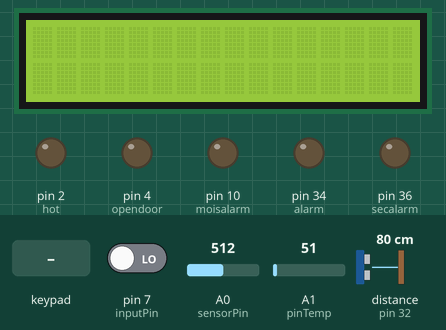
This sketch was run on a simulated Arduino Mega 2560, built with avr-gcc and run on an emulated ATmega2560. Shown: 16×2 character LCD, output pins drawn as LEDs (lit = HIGH). Wiring (inferred from the names in the program): ultrasonic range finder: trigger pin 30; echo pin 32. The inputs (shaded band) are chosen by the test bench; at power-on: A1 (pinTemp) = 51, A0 (sensorPin) = 512, pin 7 (inputPin) LOW, distance to the obstacle (sensor on pin 32) 80 cm. The echo pulse lasts 58.3 µs per cm; pins used as bus, display or sensor lines are not drawn; what the sketch prints to the serial monitor is not drawn.

Above: at 1.3 s.
1.4 s: keypad keys 1 1 1 1 # pressed 0.4 s apart
At 3.5 s:
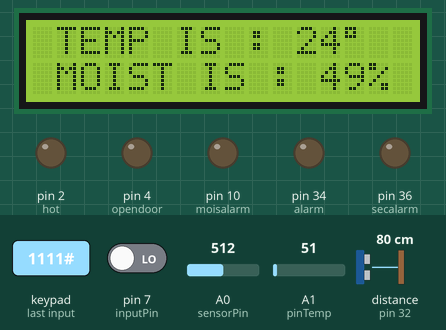
4.9 s: A1 (pinTemp) set to 23
At 6.1 s:
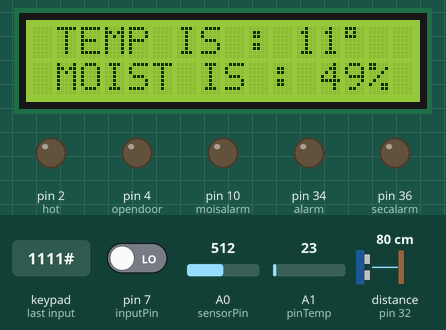
6.4 s: A1 (pinTemp) set to 19
At 7.5 s:
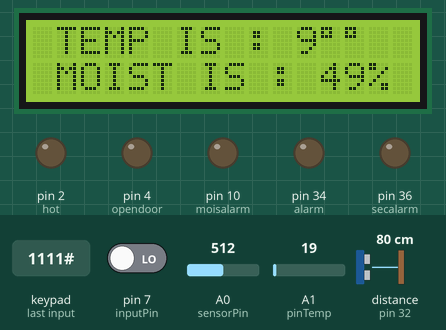
7.9 s: A0 (sensorPin) set to 909
At 8.3 s:
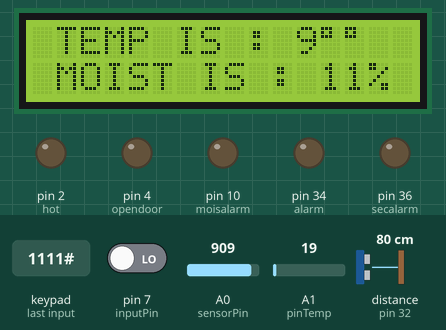
9.4 s: A0 (sensorPin) set to 937
At 9.8 s:
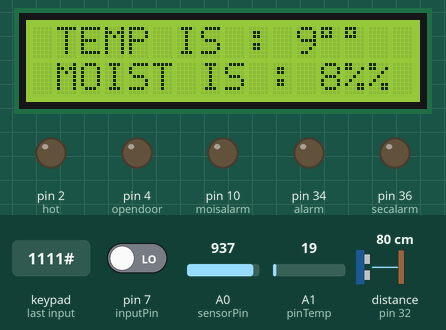
10.9 s: A1 (pinTemp) set to 50
At 11.5 s:
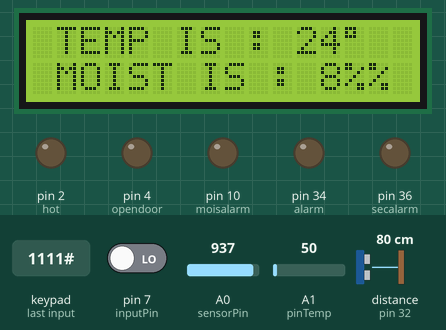
12.4 s: A1 (pinTemp) set to 61
Timing chart, 0 to 14.9 s (numbered marks = the images above; inputs shaded):
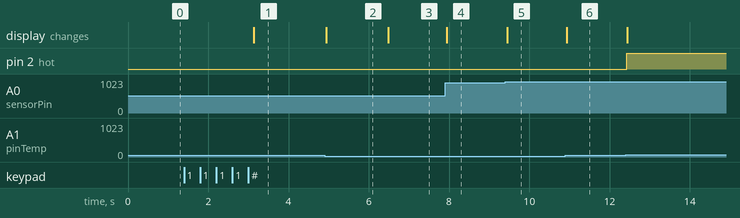

The sketch:

end_result.ino
```cpp
#include "Keypad.h"
#include <SPI.h>
#include <MFRC522.h>
#define SS_PIN 53
#define RST_PIN 5
#include <Wire.h>
#include <LiquidCrystal_I2C.h>
LiquidCrystal_I2C lcd(0x27, 16, 2);
MFRC522 mfrc522(SS_PIN, RST_PIN);   // Create MFRC522 instance.
const int opendoor = 4;
const byte ROWS = 4; // four rows
const byte COLS = 3; // three columns
char keys[ROWS][COLS] =
{
  {'1', '2', '3' },
  {'4', '5', '6' },
  {'7', '8', '9' },
  {'*', '0', '#' }
};
byte rowPins[ROWS] = {46, 47, 48, 49};
byte colPins[COLS] = {43, 44, 45};
Keypad keypad = Keypad( makeKeymap(keys), rowPins, colPins, ROWS, COLS );
char KEY[4] = {'1', '1', '1', '1'}; // default secret key
char TURNONKEY[4] = {'5', '5', '5', '5'};
char attempt[4] = {0, 0, 0, 0};
int z = 0;
const int trigPin = 30;
const int echoPin = 32;
const int alarm = 34;
const int secalarm = 36;
long duration;
int distance;
int turnoff;
const int moisalarm = 10;
int sensorPin = A0;
int sensorValue = 0;
int percent = 0;
int pinTemp = A1;   //This is where our Output data goes
const int hot = 2;
const int cold = 3;                // choose the pin for the LED
int inputPin = 7;               // choose the input pin (for PIR sensor)
int pirState = LOW;             // we start, assuming no motion detected
int val = 0;                    // variable for reading the pin status

void setup()
{
  Serial.begin(9600);      // declare LED as output
  pinMode(inputPin, INPUT);     // declare sensor as input
  pinMode(hot, OUTPUT);
  pinMode(cold, OUTPUT);
  digitalWrite(hot, LOW);
  digitalWrite(cold, LOW);
  pinMode(moisalarm, OUTPUT);
  // put your setup code here, to run once:
  lcd.init();                      // initialize the lcd
  // Print a message to the LCD.
  lcd.backlight();
  lcd.setCursor(1, 0);  // Initiate a serial communication
  SPI.begin();      // Initiate  SPI bus
  mfrc522.PCD_Init();   // Initiate MFRC522
  Serial.println("Approximate your card to the reader...");
  Serial.println();
  pinMode(opendoor, OUTPUT);
  pinMode(trigPin, OUTPUT);
  pinMode(echoPin, INPUT);
  pinMode(alarm, OUTPUT);
  pinMode(secalarm, OUTPUT);

}


void correctKEY() // do this if the correct KEY is entered
{
  Serial.println(" KEY ACCEPTED...");
  digitalWrite(alarm, LOW);
  digitalWrite(secalarm, LOW);
  turnoff = 1;
}
void incorrectKEY() // do this if an incorrect KEY is entered
{
  Serial.println("KEY REJECTED!");
}
void checkKEY()
{
  int correct = 0;
  int alarmon = 0;
  int i;
  for ( i = 0; i < 4 ; i++ )
  {
    if (attempt[i] == KEY[i])
    {
      correct++;
    }
    if (attempt[i] == TURNONKEY[i])
    {
      alarmon++;
    }
  }
  if (correct == 4)
  {
    correctKEY();
  }
  else
  {
    incorrectKEY();
  }
  if (alarmon == 4)
  {
    turnoff = 0;
  }
  for (int zz = 0; zz < 4; zz++) // clear previous key input
  {
    attempt[zz] = 0;
  }
}
void readKeypad()
{
  char key = keypad.getKey();
  if (key != NO_KEY)
  {
    switch (key)
    {
      case '*':
        z = 0;
        break;
      case '#':
        delay(100); // added debounce
        checkKEY();
        break;
      default:
        attempt[z] = key;
        Serial.println(key);
        z++;
    }
  }
}

int convertToPercent(int value)
{
  int percentValue = 0;
  percentValue = map(value, 1023, 465, 0, 100);
  return percentValue;
}
void printValuesToSerial()
{
  Serial.print("\n\nAnalog Value: ");
  Serial.print(sensorValue);
  Serial.print("\nPercent: ");
  Serial.print(percent);
  Serial.print("%");
}
void loop()
{
  readKeypad();
  if (turnoff != 1) {
    val = digitalRead(inputPin);  // read input value
    if (val == HIGH) {            // check if the input is HIGH
      digitalWrite(alarm, HIGH);
      digitalWrite(secalarm, HIGH);  // turn LED ON
      if (pirState == LOW) {
        // we have just turned on
        Serial.println("Motion detected!");
        // We only want to print on the output change, not state
        pirState = HIGH;
      }
    } else {
      // turn LED OFF
      if (pirState == HIGH) {
        // we have just turned of
        Serial.println("Motion ended!");
        // We only want to print on the output change, not state
        pirState = LOW;
      }
    }

    digitalWrite(trigPin, LOW);
    delayMicroseconds(10);
    digitalWrite(trigPin, HIGH);
    delayMicroseconds(10);
    digitalWrite(trigPin, LOW);
    duration = pulseIn(echoPin, HIGH);
    distance = duration * 0.034 / 2;
    if (distance < 0) {
      digitalWrite(alarm, HIGH);
      digitalWrite(secalarm, HIGH);
    }

  }
  else {

    int temp = analogRead(pinTemp);
    temp = temp * 0.48828125;
    lcd.setCursor(1, 0);
    lcd.print("TEMP IS : ");
    lcd.print(temp);
    lcd.print((char)223);
    Serial.print("Temperature: ");
    Serial.print(temp);
    Serial.println("C");  //print the temperature status
    if (temp > 26)
      digitalWrite(hot, HIGH);
    else
      digitalWrite(hot, LOW);
    if (temp < 8)
      digitalWrite(cold, HIGH);
    else
      digitalWrite(cold, LOW);
    digitalWrite(moisalarm, LOW);
    sensorValue = analogRead(sensorPin);
    percent = ( 100 - ( (sensorValue / 1023.00) * 100 ));
    printValuesToSerial();
    lcd.setCursor(1, 1);
    lcd.print("MOIST IS : ");
    lcd.print(percent);
    lcd.print("%");
    if (percent > 60)
      digitalWrite(moisalarm, HIGH);
    digitalWrite(opendoor, LOW);
    // Look for new cards
    if ( ! mfrc522.PICC_IsNewCardPresent())
    {
      return;
    }
    // Select one of the cards
    if ( ! mfrc522.PICC_ReadCardSerial())
    {
      return;
    }
    //Show UID on serial monitor
    Serial.print("UID tag :");
    String content = "";
    byte letter;
    for (byte i = 0; i < mfrc522.uid.size; i++)
    {
      Serial.print(mfrc522.uid.uidByte[i] < 0x10 ? " 0" : " ");
      Serial.print(mfrc522.uid.uidByte[i], HEX);
      content.concat(String(mfrc522.uid.uidByte[i] < 0x10 ? " 0" : " "));
      content.concat(String(mfrc522.uid.uidByte[i], HEX));
    }
    Serial.println();
    Serial.print("Message : ");
    content.toUpperCase();
    if (content.substring(1) == "1B BA CE 83") //change here the UID of the card/cards that you want to give access
    {
      Serial.println("Authorized access");
      Serial.println();
      digitalWrite(opendoor, HIGH);


    }

    else   {
      Serial.println(" Access denied");
      delay(3000);
    }

  }
}
```

Measured:
- the behaviour switches between 21 and 20 on A1 (pinTemp) (found by bisection; images 2 and 3)
- the behaviour switches between 920 and 921 on A0 (sensorPin) (found by bisection; images 4 and 5)
- after the input at 1.4 s, the display: changes after 1.7 s (image 1)
- after the input at 4.9 s, the display: changes at once (image 2)
- after the input at 6.4 s, the display: changes after 0.08 s (image 3)
- after the input at 7.9 s, the display: changes at once (image 4)
- after the input at 9.4 s, the display: changes after 0.05 s (image 5)
- after the input at 10.9 s, the display: changes at once (image 6)
- after the input at 12.4 s, pin 2 (hot): LOW → HIGH at once
